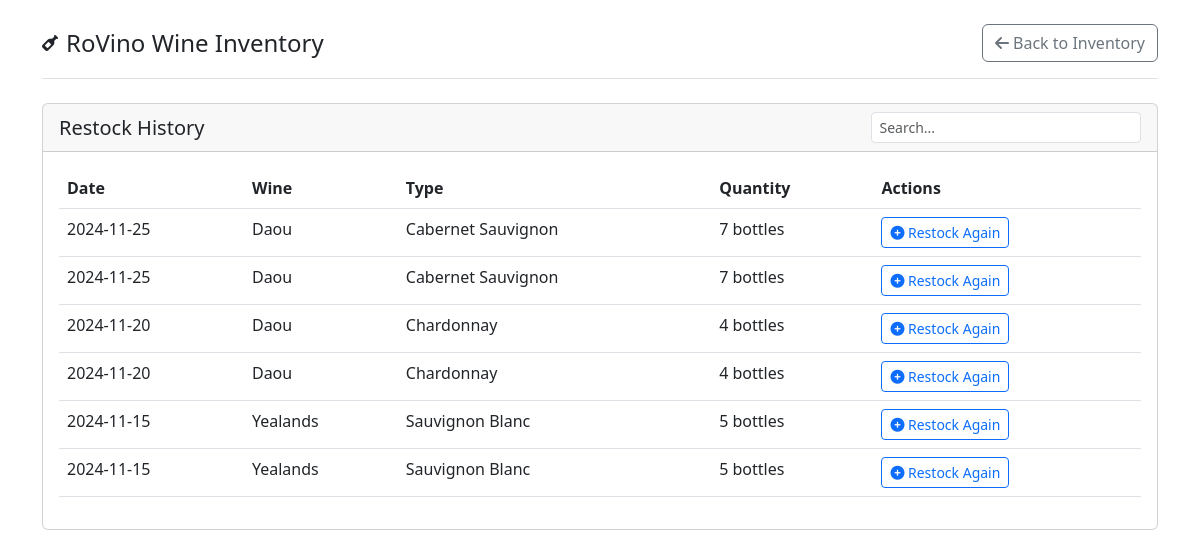
/history (signed in), run on the app's committed database.
### tables this page shows
CREATE TABLE Restock (
        restock_id INTEGER NOT NULL PRIMARY KEY AUTOINCREMENT UNIQUE,
        wine_id INTEGER NOT NULL,
        quantity_restocked INTEGER NOT NULL,
        restock_date DATE NOT NULL,
        FOREIGN KEY (wine_id) REFERENCES Wines(wine_id)
    );

CREATE TABLE Wines (
            wine_id INTEGER NOT NULL PRIMARY KEY AUTOINCREMENT UNIQUE,
            name VARCHAR(100) NOT NULL,
            type VARCHAR(50) NOT NULL,
            price REAL,
            category VARCHAR(50) DEFAULT 'wine',
            UNIQUE(name, type)
);

### Vino_Flask.py (the view)
@app.route('/history')
@login_required
def history():
    try:
        with get_db_connection() as conn:
            restock_history = conn.execute('''
                SELECT r.restock_id, r.quantity_restocked, r.restock_date,
                       w.name, w.type, w.wine_id
                FROM Restock r
                JOIN Wines w ON r.wine_id = w.wine_id
                ORDER BY r.restock_date DESC
            ''').fetchall()
            return render_template('history.html', history=restock_history)
    except DatabaseError as e:
        flash(str(e), 'error')
        return redirect(url_for('index'))

### Vino_Flask.py (called while the page is built)
@contextmanager
def get_db_connection():
    conn = None
    try:
        conn = sqlite3.connect('Vino.sqlite')
        conn.row_factory = sqlite3.Row
        yield conn
        conn.commit()
    except sqlite3.Error as e:
        if conn:
            conn.rollback()
        logging.error(f"Database error: {str(e)}")
        raise DatabaseError(f"Database operation failed: {str(e)}")
    finally:
        if conn:
            conn.close()

def login_required(f):
    @wraps(f)
    def decorated_function(*args, **kwargs):
        if 'user_id' not in session:
            flash("Please log in to access this page", "error")
            return redirect(url_for('login', next=request.url))
        return f(*args, **kwargs)
    return decorated_function

### templates/history.html (shortened to what this page needs)
<!DOCTYPE html>
<html lang="en">
<head>
    <link href="https://cdnjs.cloudflare.com/ajax/libs/bootstrap/5.3.0/css/bootstrap.min.css" rel="stylesheet">
    <link rel="stylesheet" href="https://cdnjs.cloudflare.com/ajax/libs/font-awesome/6.4.0/css/all.min.css">
</head>
<body>
    <div class="container py-4">
        <header class="pb-3 mb-4 border-bottom">
            <div class="d-flex align-items-center text-dark text-decoration-none">
                <i class="fas fa-wine-bottle me-2"></i>
                <span class="fs-4">RoVino Wine Inventory</span>
                <div class="ms-auto">
                    <a href="{{ url_for('index') }}" class="btn btn-outline-secondary">
                        <i class="fas fa-arrow-left"></i> Back to Inventory
                    </a>
                </div>
            </div>
        </header>
        <div class="card">
            <div class="card-header d-flex justify-content-between align-items-center">
                <h5 class="mb-0">Restock History</h5>
                <input type="text" id="searchInput" class="form-control form-control-sm w-25" placeholder="Search...">
            </div>
            <div class="card-body">
                <div class="table-responsive">
                    <table class="table">
                        <thead>
                            <tr>
                                <th>Date</th>
                                <th>Wine</th>
                                <th>Type</th>
                                <th>Quantity</th>
                                <th>Actions</th>
                            </tr>
                        </thead>
                        <tbody>
                            {% for entry in history %}
                                <tr>
                                    <td>{{ entry.restock_date }}</td>
                                    <td>{{ entry.name }}</td>
                                    <td>{{ entry.type }}</td>
                                    <td>{{ entry.quantity_restocked }} bottles</td>
                                    <td>
                                        <a href="{{ url_for('restock', wine_id=entry.wine_id) }}" class="btn btn-sm btn-outline-primary">
                                            <i class="fas fa-plus-circle"></i> Restock Again
                                        </a>
                                    </td>
                                </tr>
                            {% else %}
                                <tr>
                                    <td colspan="5" class="text-center">No restock history found.</td>
                                </tr>
                            {% endfor %}
                        </tbody>
                    </table>
                </div>
            </div>
        </div>
    </div>
</body>
</html>

### data on the page
Restock: restock_date "2024-11-25", name "Daou", type "Cabernet Sauvignon", quantity_restocked "7"
Restock: restock_date "2024-11-25", name "Daou", type "Cabernet Sauvignon", quantity_restocked "7"
Restock: restock_date "2024-11-20", name "Daou", type "Chardonnay", quantity_restocked "4"
Restock: restock_date "2024-11-20", name "Daou", type "Chardonnay", quantity_restocked "4"
Restock: restock_date "2024-11-15", name "Yealands", type "Sauvignon Blanc", quantity_restocked "5"
Restock: restock_date "2024-11-15", name "Yealands", type "Sauvignon Blanc", quantity_restocked "5"
